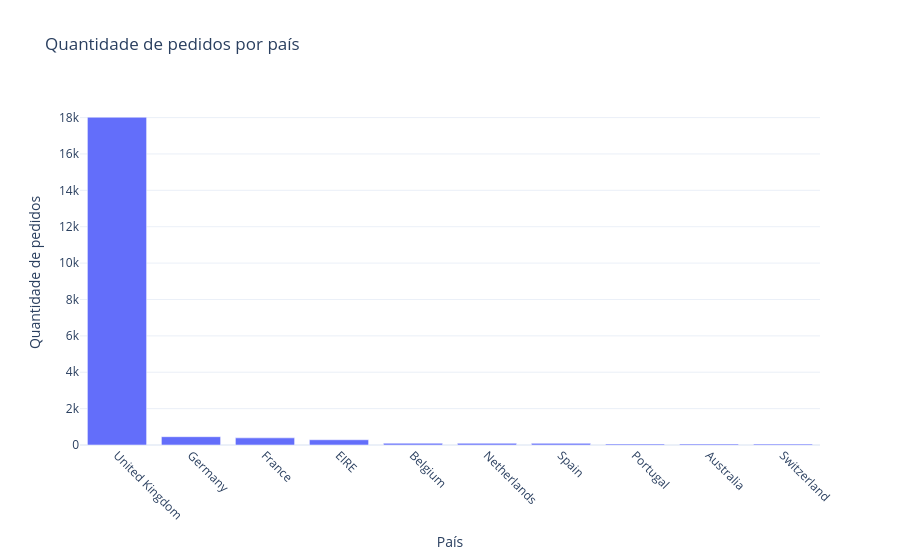

This figure's notebook cell:
### Code cell
# Pergunta: quais países concentram mais pedidos distintos?
fig = px.bar(
    pedidos_por_pais.reset_index(name="QuantidadePedidos"),
    x="Country",
    y="QuantidadePedidos",
    title="Quantidade de pedidos por país",
    labels={"Country": "País", "QuantidadePedidos": "Quantidade de pedidos"}
)
fig.update_xaxes(tickangle=45)
fig.show()

### Figure 1 — Plotly figure (JSON) as saved in the notebook; plotly's stock layout.template omitted (floating-point values rounded to 4 significant figures)
{"data": [{"hovertemplate": "País=%{x}<br>Quantidade de pedidos=%{y}<extra></extra>", "legendgroup": "", "marker": {"color": "#636efa", "pattern": {"shape": ""}}, "name": "", "orientation": "v", "showlegend": false, "textposition": "auto", "type": "bar", "x": ["United Kingdom", "Germany", "France", "EIRE", "Belgium", "Netherlands", "Spain", "Portugal", "Australia", "Switzerland"], "xaxis": "x", "y": [18018, 457, 392, 288, 98, 94, 90, 58, 57, 54], "yaxis": "y"}], "layout": {"barmode": "relative", "legend": {"tracegroupgap": 0}, "title": {"text": "Quantidade de pedidos por país"}, "xaxis": {"anchor": "y", "domain": [0, 1], "tickangle": 45, "title": {"text": "País"}}, "yaxis": {"anchor": "x", "domain": [0, 1], "title": {"text": "Quantidade de pedidos"}}}}
